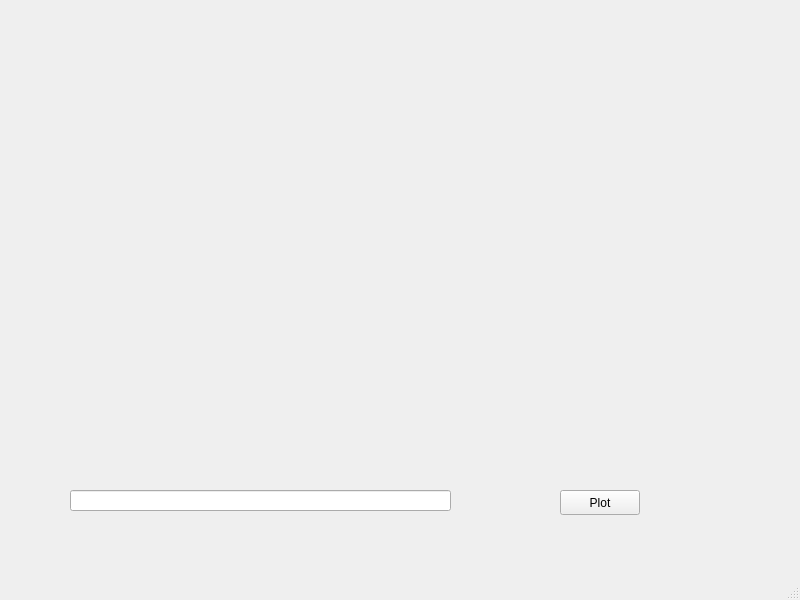
<?xml version="1.0" encoding="UTF-8"?>
<ui version="4.0">
 <class>MainWindow</class>
 <widget class="QMainWindow" name="MainWindow">
  <property name="geometry">
   <rect>
    <x>0</x>
    <y>0</y>
    <width>800</width>
    <height>600</height>
   </rect>
  </property>
  <property name="windowTitle">
   <string>MainWindow</string>
  </property>
  <widget class="QWidget" name="centralwidget">
   <widget class="PlotWidget" name="mainPlot" native="true">
    <property name="geometry">
     <rect>
      <x>30</x>
      <y>40</y>
      <width>711</width>
      <height>401</height>
     </rect>
    </property>
   </widget>
   <widget class="QPushButton" name="pushButton">
    <property name="geometry">
     <rect>
      <x>560</x>
      <y>490</y>
      <width>80</width>
      <height>25</height>
     </rect>
    </property>
    <property name="text">
     <string>Plot</string>
    </property>
   </widget>
   <widget class="QLineEdit" name="lineEdit">
    <property name="geometry">
     <rect>
      <x>70</x>
      <y>490</y>
      <width>381</width>
      <height>21</height>
     </rect>
    </property>
   </widget>
  </widget>
  <widget class="QStatusBar" name="statusbar"/>
 </widget>
 <customwidgets>
  <customwidget>
   <class>PlotWidget</class>
   <extends>QWidget</extends>
   <header>pyqtgraph</header>
   <container>1</container>
  </customwidget>
 </customwidgets>
 <resources/>
 <connections/>
</ui>
